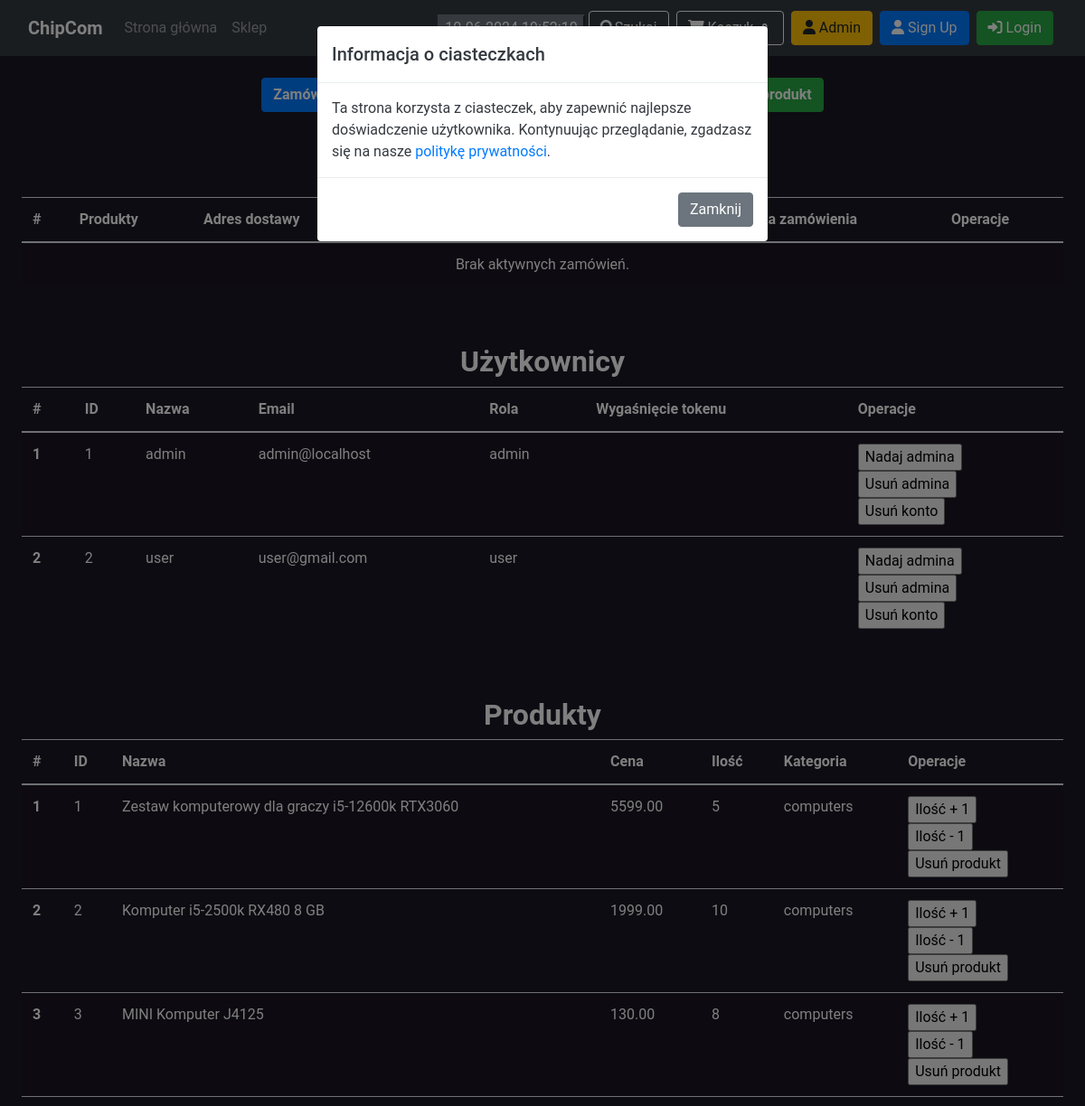
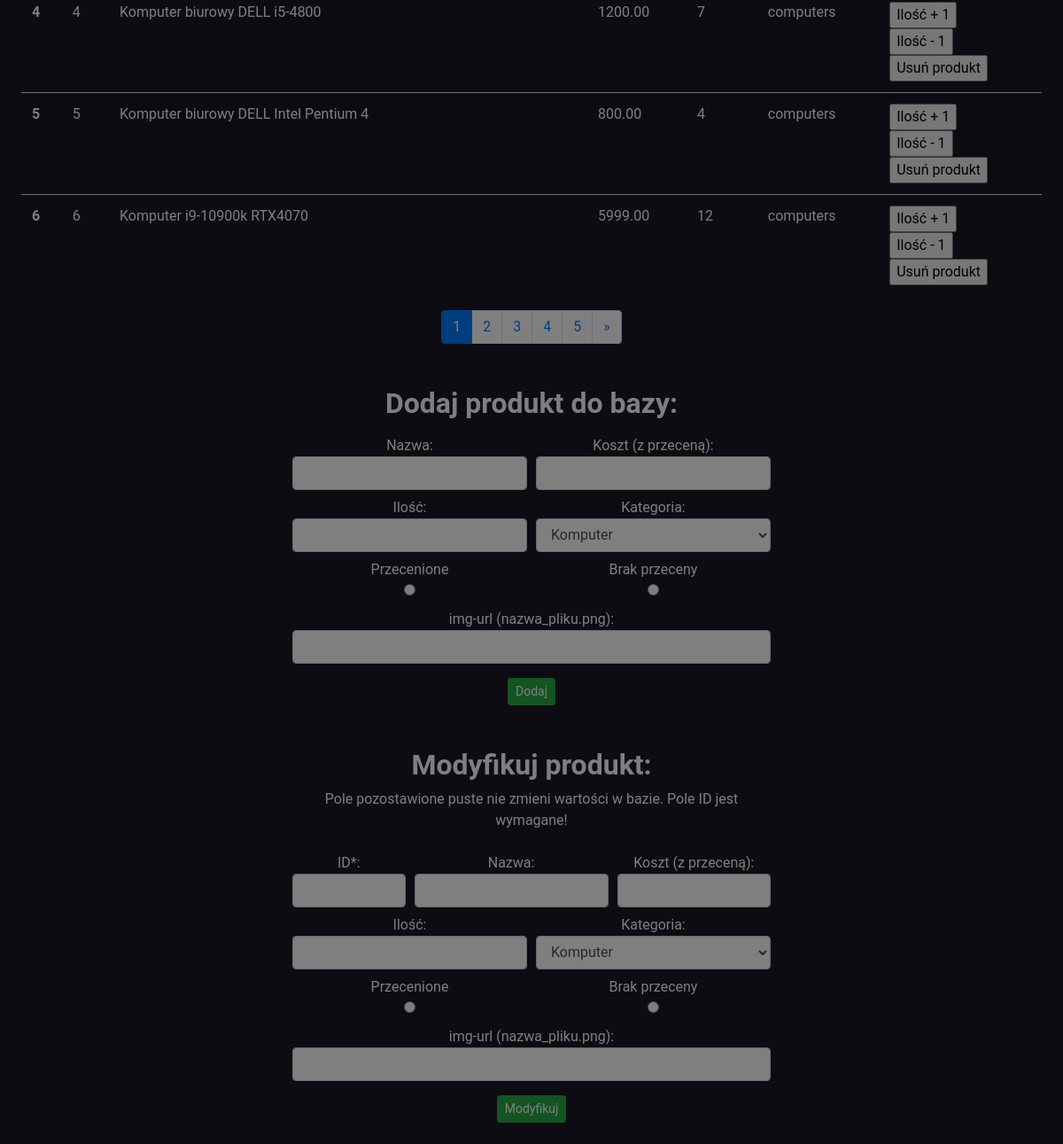
Screenshot of /pages/admin.php (signed in) with the database file from the repository (2 pictures, top to bottom).
### tables this page shows
CREATE TABLE IF NOT EXISTS users (
    user_id INT PRIMARY KEY AUTO_INCREMENT,
    user_name VARCHAR(50) NOT NULL,
    user_email VARCHAR(255) NOT NULL,
    user_password VARCHAR(255) NOT NULL,
    user_role VARCHAR(50),
    user_token VARCHAR(255),
    user_token_expiry DATETIME
);

CREATE TABLE IF NOT EXISTS products (
    product_id INT PRIMARY KEY AUTO_INCREMENT,
    product_name VARCHAR(255) NOT NULL,
    product_price DECIMAL(10, 2) NOT NULL,
    product_quantity INT NOT NULL,
    product_category VARCHAR(50) NOT NULL,
    product_discount DECIMAL(10, 2) NOT NULL,
    image_url VARCHAR(255)
);

### pages/admin.php (the view, shortened to what the rows shown need)
<?php include('../components/header.php'); ?>
<section class="py-4" id="zamowienia">
    <div class="container-fluid px-2 px-lg-4 mt-5">
        <div class="row justify-content-center">
            <div class="col-12">
                <div class="table-responsive">
                    <table class="table table-striped">
                        <h2 class="text-center font-weight-bold">Realizacja zamówień</h2>
                        <thead>
                            <tr>
                                <th>#</th>
                                <th>Produkty</th>
                                <th>Adres dostawy</th>
                                <th>Do zapłaty</th>
                                <th>Płatność</th>
                                <th>Status</th>
                                <th>Data zamówienia</th>
                                <th>Operacje</th>
                            </tr>
                        </thead>
                    </table>
                </div>
            </div>
        </div>
    </div>
</section>
<section class="py-4" id="uzytkownicy">
    <div class="container-fluid px-2 px-lg-4">
        <div class="row justify-content-center">
            <div class="col-12">
                <div class="table-responsive">
                    <table class="table table-striped">
                        <h2 class="text-center font-weight-bold">Użytkownicy</h2>
                        <thead>
                            <tr>
                                <th>#</th>
                                <th>ID</th>
                                <th>Nazwa</th>
                                <th>Email</th>
                                <th>Rola</th>
                                <th>Wygaśnięcie tokenu</th>
                                <th>Operacje</th>
                            </tr>
                        </thead>
                        <tbody>
                            <?php
                            if($sessionChecker == false && $adminChecker == false){
                                echo '<tr><td colspan="8" class="text-center">Musisz być zalogowany jako admin, aby zobaczyć zawartość.</td></tr>';
                                exit();
                            } else {
                                $sql = "SELECT * FROM users";
                                $result = $conn->query($sql);
                                if ($result->num_rows > 0) {
                                    $counter = 1;
                                    while($row = $result->fetch_assoc()) {
                                        ?>
                                        <tr>
                                            <th scope="row"><?php echo $counter++; ?></th>
                                            <td><?php echo $row['user_id']; ?></td>
                                            <td><?php echo $row['user_name']; ?></td>
                                            <td><?php echo $row['user_email']; ?></td>
                                            <td><?php echo $row['user_role']; ?></td>
                                            <td><?php echo $row['user_token_expiry']; ?></td>
                                            <td>
                                                <form action="includes/addadmin.php" method="post" class="form-order" id="FormOrder">
                                                <input type="submit" value="Nadaj admina"></form>
                                                <form action="includes/revokeadmin.php" method="post" class="form-order" id="FormOrder" onsubmit="return confirm('Czy na pewno chcesz usunąć admina?')">
                                                <input type="submit" value="Usuń admina"></form>
                                                <form action="includes/removeuser.php" method="post" class="form-order" id="FormOrder" onsubmit="return confirm('Czy na pewno chcesz usunąć użytkownika?')">
                                                <input type="submit" value="Usuń konto"></form>
                                            </td>
                                        </tr>
                                        <?php
                                    }
                                } else {
                                    ?>
                                    <tr>
                                        <td colspan="5" class="text-center">Brak użytkowników.</td>
                                    </tr>
                                    <?php
                                }
                            }
                            ?>
                        </tbody>
                    </table>
                </div>
            </div>
        </div>
    </div>
</section>
<section class="py-4" id="produkty">
    <div class="container-fluid px-2 px-lg-4">
        <div class="row justify-content-center">
            <div class="col-12">
                <div class="table-responsive">
                <table class="table table-striped">
                <h2 class="text-center font-weight-bold">Produkty</h2>
                <thead>
                    <tr>
                        <th>#</th>
                        <th>ID</th>
                        <th>Nazwa</th>
                        <th>Cena</th>
                        <th>Ilość</th>
                        <th>Kategoria</th>
                        <th>Operacje</th>
                    </tr>
                </thead>
                <tbody>
                    <?php
                        if ($sessionChecker == false && $adminChecker == false) {
                            echo '<tr><td colspan="6" class="text-center">Musisz być zalogowany jako admin, aby zobaczyć zawartość.</td></tr>';
                            exit();
                        } else {
                            $limit = 6;
                            $page = isset($_GET['page']) ? $_GET['page'] : 1;
                            $offset = ($page - 1) * $limit;
                            $sql = "SELECT * FROM products LIMIT $limit OFFSET $offset";
                            $result = $conn->query($sql);
                            if ($result->num_rows > 0) {
                                $counter = $offset + 1;
                                while ($row = $result->fetch_assoc()) {
                                    ?>
                                    <tr>
                                        <th scope="row"><?php echo $counter++; ?></th>
                                        <td><?php echo $row['product_id']; ?></td>
                                        <td><?php echo $row['product_name']; ?></td>
                                        <td><?php echo $row['product_price']; ?></td>
                                        <td><?php echo $row['product_quantity']; ?></td>
                                        <td><?php echo $row['product_category']; ?></td>
                                        <td>
                                            <form action="includes/increment_quantity.php" method="post" class="form-order" id="FormOrder">
                                            <input type="submit" value="Ilość + 1"></form>
                                            <form action="includes/decrease_quantity.php" method="post" class="form-order" id="FormOrder">
                                            <input type="submit" value="Ilość - 1"></form>
                                            <form action="includes/remove_product.php" method="post" class="form-order" id="FormOrder" onsubmit="return confirm('Czy na pewno chcesz usunąć produkt?')">
                                            <input type="submit" value="Usuń produkt"></form>
                                        </td>
                                    </tr>
                                    <?php
                                }
                            } else {
                                ?>
                                <tr>
                                    <td colspan="7" class="text-center">Brak produktów.</td>
                                </tr>
                                <?php
                            }
                        }
                        ?>
                    </tbody>
                </table>
                <div class="container text-center mt-5" id="dodajprodukt">
                    <div class="row justify-content-center">
                        <div class="col-md-6">
                            <h2 class="text-center font-weight-bold">Dodaj produkt do bazy:</h2>
                        </div>
                    </div>
                </div>
                <div class="container text-center mt-5" id="modyfikujprodukt">
                    <div class="row justify-content-center">
                        <div class="col-md-6">
                            <h2 class="text-center font-weight-bold">Modyfikuj produkt:</h2>
                        </div>
                    </div>
                </div>
                </div>
            </div>
        </div>
    </div>
</section>
<?php include('../components/footer.php'); ?>

### rows the page displays
users: user_id "1", user_name "admin", user_email "admin@localhost", user_role "admin"
users: user_id "2", user_name "user", user_email "user@gmail.com", user_role "user"
products: product_id "1", product_name "Zestaw komputerowy dla graczy i5-12600k RTX3060", product_price "5599.00", product_quantity "5", product_category "computers"
products: product_id "2", product_name "Komputer i5-2500k RX480 8 GB", product_price "1999.00", product_quantity "10", product_category "computers"
products: product_id "3", product_name "MINI Komputer J4125", product_price "130.00", product_quantity "8", product_category "computers"
products: product_id "4", product_name "Komputer biurowy DELL i5-4800", product_price "1200.00", product_quantity "7", product_category "computers"
products: product_id "5", product_name "Komputer biurowy DELL Intel Pentium 4", product_price "800.00", product_quantity "4", product_category "computers"
products: product_id "6", product_name "Komputer i9-10900k RTX4070", product_price "5999.00", product_quantity "12", product_category "computers"
